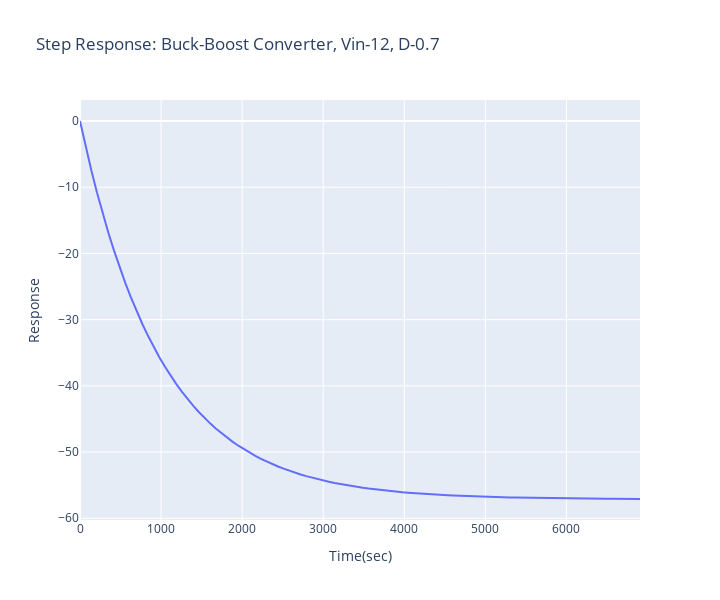

The code cell stored with this chart in its notebook:
### Code cell
s = ct.TransferFunction.s
d, inductor, capacitor, resistor, vin = 0.7, 220e-6, 100e-6, 10, 12

H = (-vin/((1-d)*d))*(1-s*((d*inductor)/((1-d)*resistor)))/((s**2)*(inductor*capacitor)/(1-d)*2 + s*(1/(resistor*capacitor)) + 1)
t, y = ct.step_response(H)
fig = go.Figure()
fig.add_trace(go.Scatter(x=t, y=y, mode='lines', name='Transient Response'))
fig.update_layout(
    title=f'Step Response: Buck-Boost Converter, Vin-{vin}, D-{d}',
    xaxis_title='Time(sec)',
    yaxis_title='Response',
    height=600,
    width=720
)
fig.show()
